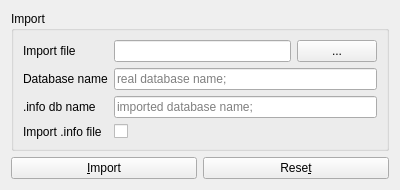
<?xml version="1.0" encoding="UTF-8"?>
<ui version="4.0">
 <class>DBImportWidget</class>
 <widget class="QWidget" name="DBImportWidget">
  <property name="geometry">
   <rect>
    <x>0</x>
    <y>0</y>
    <width>400</width>
    <height>179</height>
   </rect>
  </property>
  <property name="windowTitle">
   <string>Form</string>
  </property>
  <layout class="QVBoxLayout" name="verticalLayout">
   <item>
    <widget class="QGroupBox" name="imp_groupBox">
     <property name="title">
      <string>Import</string>
     </property>
     <layout class="QFormLayout" name="formLayout_2">
      <property name="fieldGrowthPolicy">
       <enum>QFormLayout::ExpandingFieldsGrow</enum>
      </property>
      <item row="0" column="0">
       <widget class="QLabel" name="imp_label_file">
        <property name="text">
         <string>Import file</string>
        </property>
       </widget>
      </item>
      <item row="0" column="1">
       <layout class="QHBoxLayout" name="imp_horizontalLayout_file">
        <item>
         <widget class="QLineEdit" name="imp_line_file"/>
        </item>
        <item>
         <widget class="QPushButton" name="imp_push_file">
          <property name="text">
           <string>...</string>
          </property>
         </widget>
        </item>
       </layout>
      </item>
      <item row="1" column="0">
       <widget class="QLabel" name="imp_label_dbname">
        <property name="text">
         <string>Database name</string>
        </property>
       </widget>
      </item>
      <item row="2" column="0">
       <widget class="QLabel" name="imp_label_infoname">
        <property name="text">
         <string>.info db name</string>
        </property>
       </widget>
      </item>
      <item row="1" column="1">
       <widget class="QLineEdit" name="imp_line_dbname">
        <property name="readOnly">
         <bool>true</bool>
        </property>
        <property name="placeholderText">
         <string>real database name; </string>
        </property>
       </widget>
      </item>
      <item row="2" column="1">
       <widget class="QLineEdit" name="imp_line_infoname">
        <property name="readOnly">
         <bool>true</bool>
        </property>
        <property name="placeholderText">
         <string>imported database name; </string>
        </property>
       </widget>
      </item>
      <item row="3" column="0">
       <widget class="QLabel" name="imp_label_info">
        <property name="text">
         <string>Import .info file</string>
        </property>
       </widget>
      </item>
      <item row="3" column="1">
       <widget class="QCheckBox" name="imp_chb_info">
        <property name="text">
         <string/>
        </property>
       </widget>
      </item>
     </layout>
    </widget>
   </item>
   <item>
    <spacer name="verticalSpacer">
     <property name="orientation">
      <enum>Qt::Vertical</enum>
     </property>
     <property name="sizeHint" stdset="0">
      <size>
       <width>20</width>
       <height>40</height>
      </size>
     </property>
    </spacer>
   </item>
   <item>
    <layout class="QHBoxLayout" name="imp_horizontalLayout_buttons">
     <item>
      <widget class="QPushButton" name="imp_push_import">
       <property name="text">
        <string>&amp;Import</string>
       </property>
      </widget>
     </item>
     <item>
      <widget class="QPushButton" name="imp_push_reset">
       <property name="text">
        <string>Rese&amp;t</string>
       </property>
      </widget>
     </item>
    </layout>
   </item>
  </layout>
 </widget>
 <resources/>
 <connections/>
</ui>
